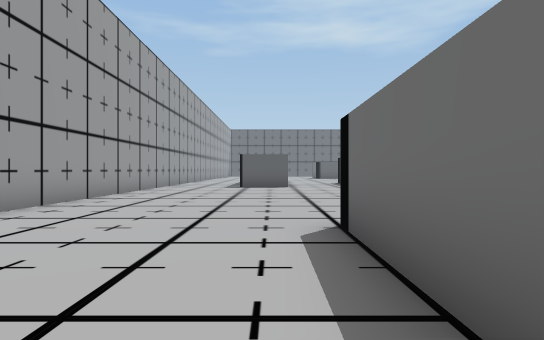
[1] (above)

24 first-person views from a walk through a 3-D level made in the Unity game engine. The camera is 1.3 m above the floor, looks level and sees 75° across. The floor is counted in squares, 2 m on a side. Each view is taken from the middle of a square. On the plan, view 1 faces up. The plan holds only what a view shows up to about 10 squares ahead; the rest is blank. The place goes on beyond the plan.

[2]
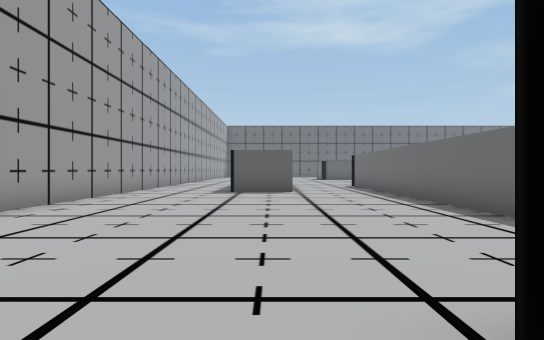

[3]
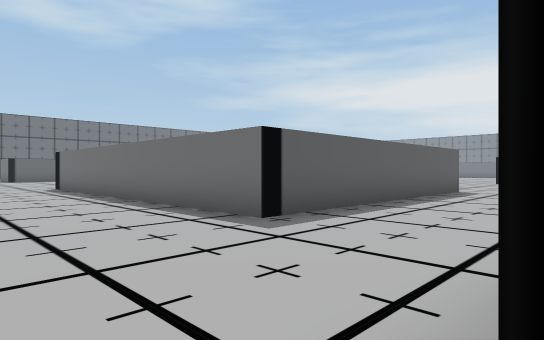

[4]
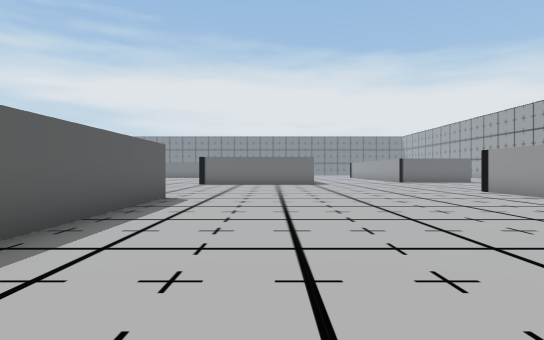

[5]
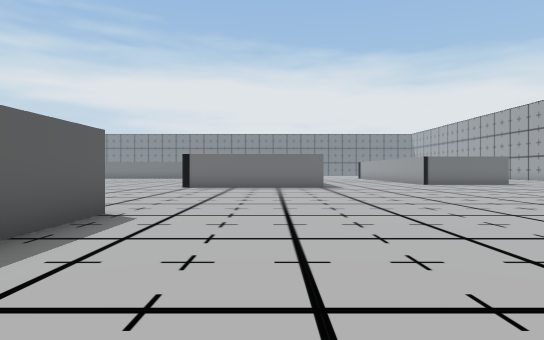

[6]
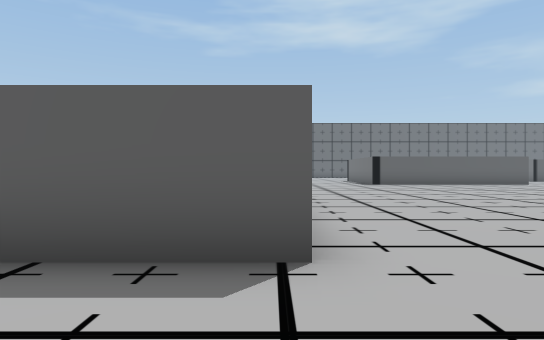

[7]
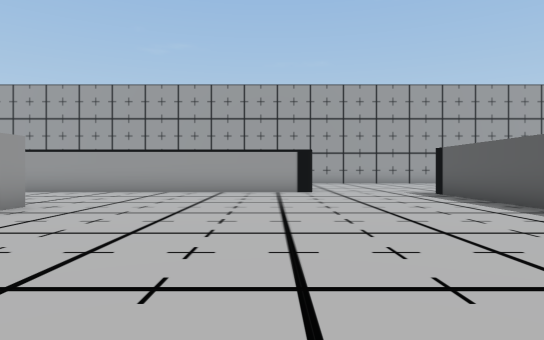

[8]
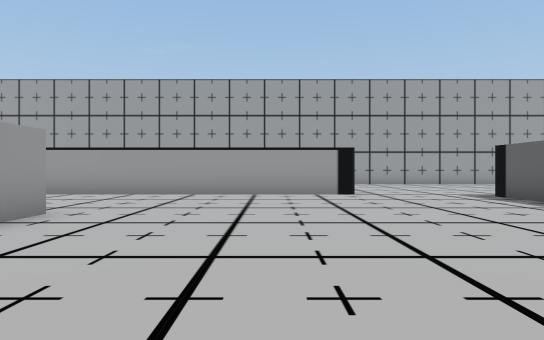

[9]
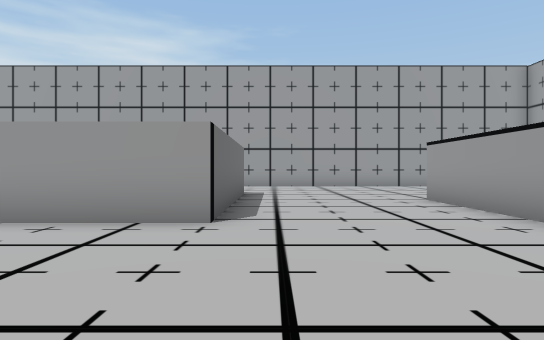

[10]
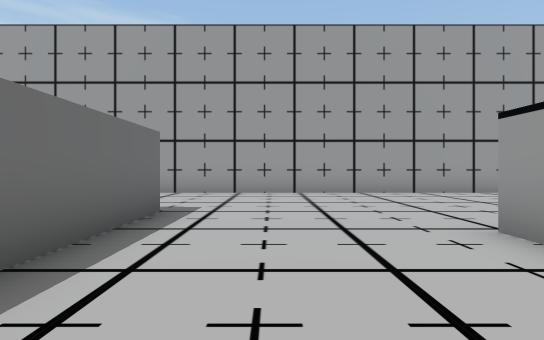

[11]
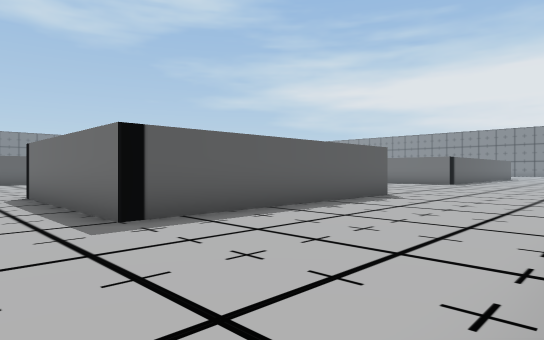

[12]
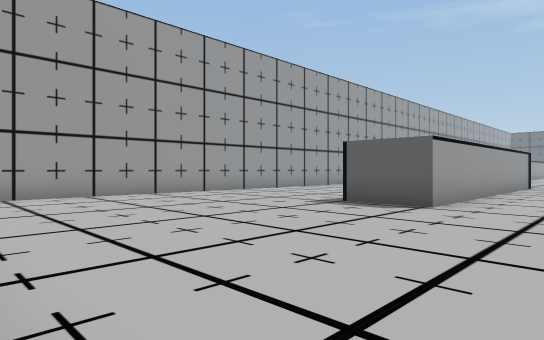

[13]
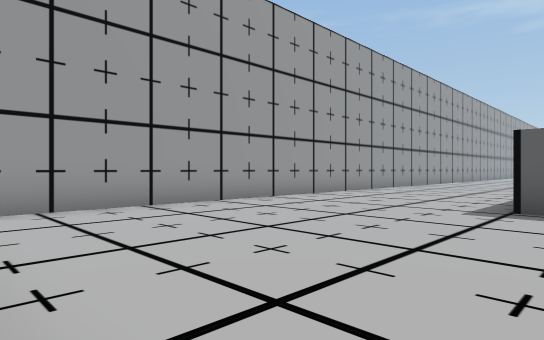

[14]
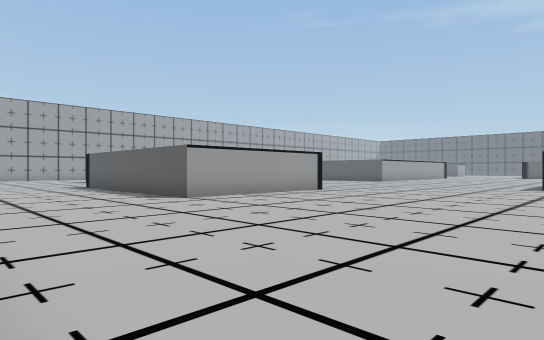

[15]
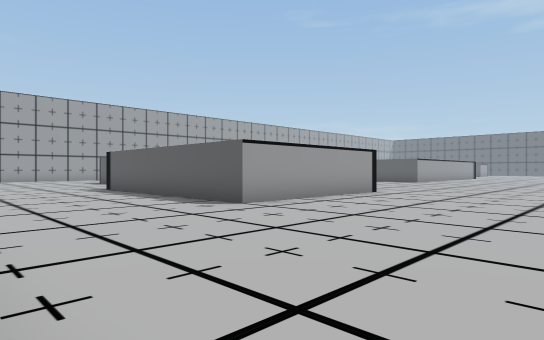

[16]
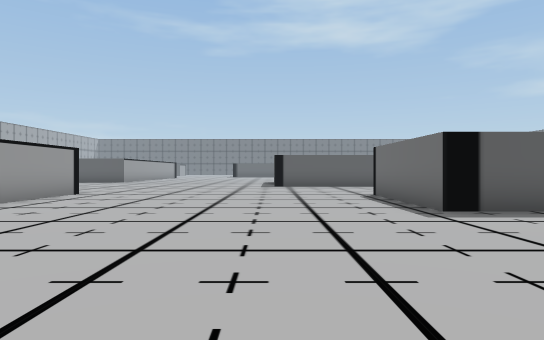

[17]
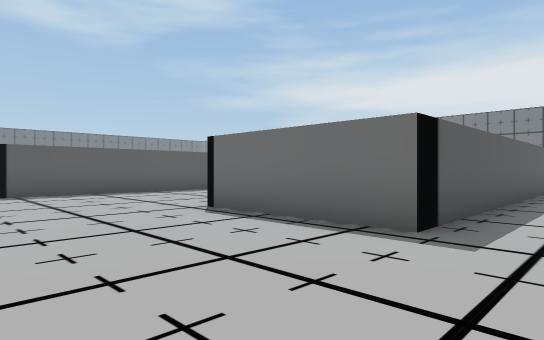

[18]
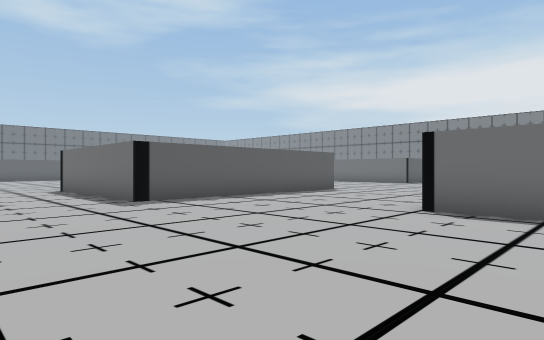

[19]
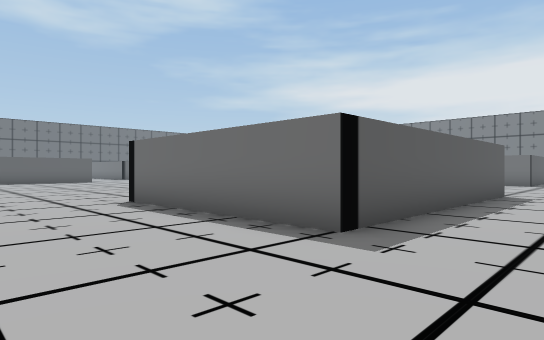

[20]
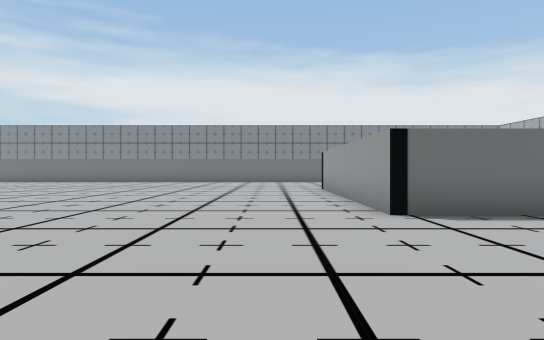

[21]
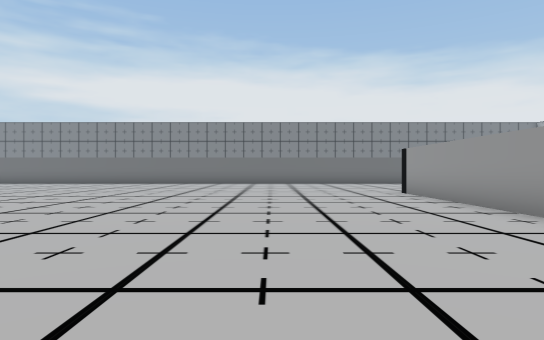

[22]
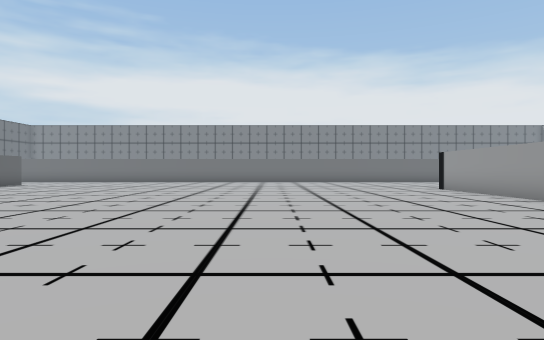

[23]
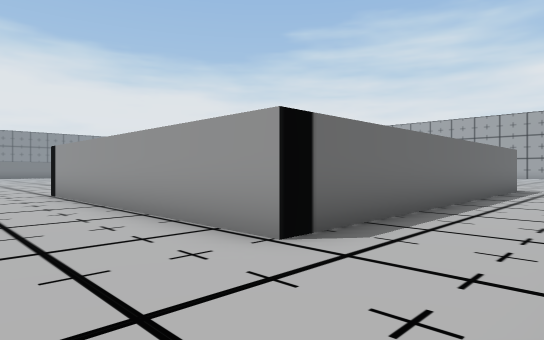

[24]
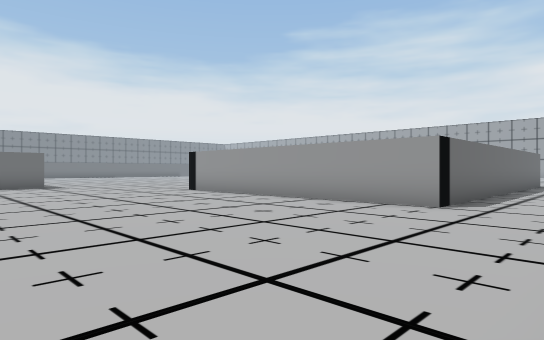

### Floor plan
Points are (right, up) in squares from view 1. A wall is a line through its corners. A room is listed if a view was taken in it or the views show most of it. See-through windows are left out.
Room 1 (views 1, 2, 3, 4, 5, 6, 7, 8, 9, 10, 11, 12, 13, 14, 15, 16, 17, 18, 19, 20, 21, 22, 23, 24)
walls: (11.4, 7.5) (3.3, 7.5) (3.3, 17.6) (11.4, 17.6); (11.2, -1.3) (13, -1.3); (13.8, -1.4) (13.8, -6.6) (6.8, -6.6) (6.8, -1.3) (9.4, -1.3); (2.6, 4.2) (2.6, -4.7) (0.8, -4.7); (0.8, 1) (0.8, 4.2); (26.1, 3.1) (19.1, 3.1) (19.1, 8.3) (26, 8.3); (-4.2, 13) (-4.2, 5.4); (-4.2, -3) (-4.2, -10.2); (26.5, -5.5) (21.7, -5.5) (21.7, -1.6)

Positions as (right, up) in squares from view 1, and headings:
1: (0, 0), facing up
2: (0, 3), facing up
3: (0, 4), facing up-right
4: (3, 5), facing right
5: (6, 5), facing right
6: (11, 5), facing up
7: (13, 3), facing left
8: (12, 2), facing left
9: (6, 3), facing down
10: (5, -1), facing down
11: (5, -11), facing up-right
12: (5, -11), facing up-left
13: (2, -11), facing up-left
14: (21, -11), facing up-left
15: (19, -11), facing up-left
16: (19, -11), facing up
17: (18, -7), facing up-right
18: (16, -4), facing up-right
19: (16, 1), facing up-right
20: (14, 10), facing right
21: (16, 12), facing right
22: (14, 14), facing right
23: (1, 20), facing down-right
24: (1, 24), facing down-right
